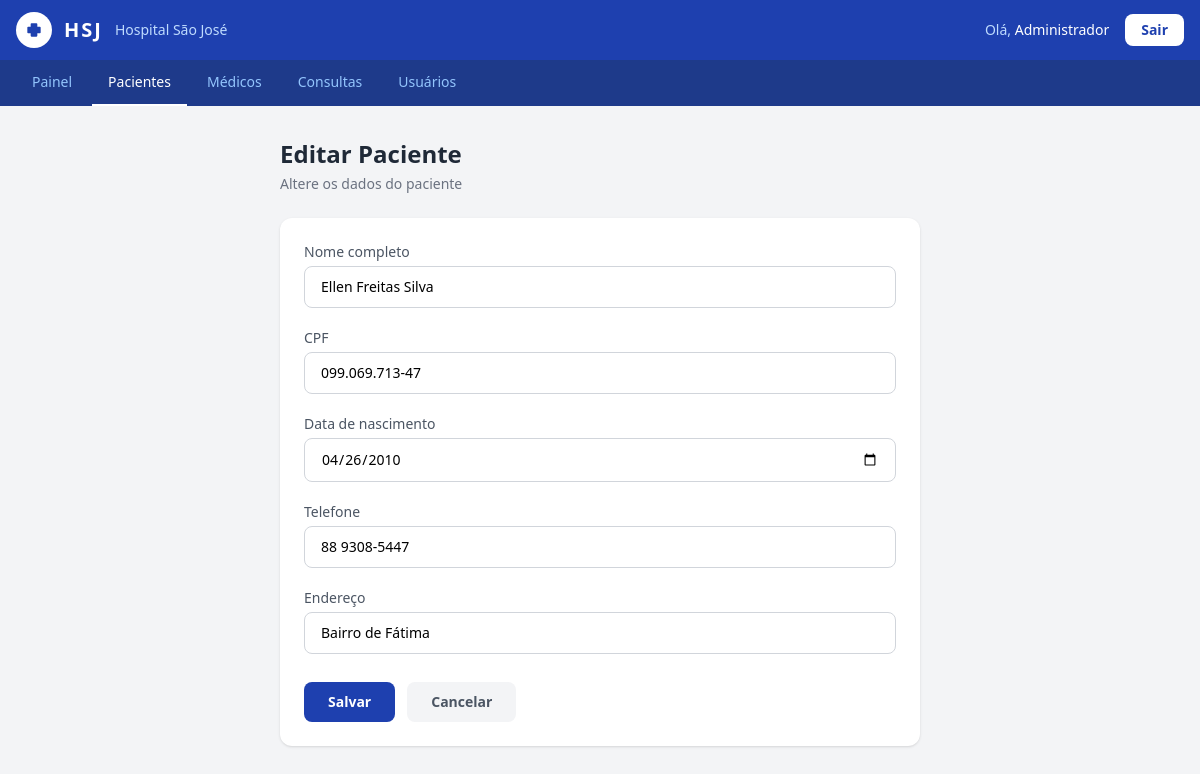
Screenshot of /pacientes/editar.php?id=3 (signed in) with the database file from the repository.
### tables this page shows
CREATE TABLE `pacientes` (
  `id` int NOT NULL,
  `nome` varchar(100) NOT NULL,
  `cpf` varchar(14) NOT NULL,
  `data_nasc` date NOT NULL,
  `telefone` varchar(15) NOT NULL,
  `endereco` varchar(200) NOT NULL,
  `criado_em` datetime NOT NULL DEFAULT CURRENT_TIMESTAMP
);

### pacientes/editar.php (the view, shortened to what this page needs)
<?php
$conexao = new PDO('mysql:host=mysql;dbname=hospital_db;charset=utf8', 'hospital_user', 'hospital123');
$conexao->setAttribute(PDO::ATTR_ERRMODE, PDO::ERRMODE_EXCEPTION);
$conexao->setAttribute(PDO::ATTR_DEFAULT_FETCH_MODE, PDO::FETCH_ASSOC);
$id = $_GET['id'] ?? null;
$stmt = $conexao->prepare("SELECT * FROM pacientes WHERE id = :id");
$stmt->execute([':id' => $id]);
$paciente = $stmt->fetch();
?>
<!DOCTYPE html>
<html lang="pt-br">
<head>
    <script src="https://cdn.tailwindcss.com"></script>
</head>
<body class="bg-gray-100 min-h-screen">
<nav class="bg-blue-800 shadow-lg">
    <div class="px-4 py-3 flex items-center justify-between">
        <div class="flex items-center gap-3">
            <div class="bg-white rounded-full w-9 h-9 flex items-center justify-center">
                <svg xmlns="http://www.w3.org/2000/svg" class="w-5 h-5 text-blue-800" fill="currentColor" viewBox="0 0 24 24">
                    <path d="M19 8h-3V5a1 1 0 0 0-1-1H9a1 1 0 0 0-1 1v3H5a1 1 0 0 0-1 1v6a1 1 0 0 0 1 1h3v3a1 1 0 0 0 1 1h6a1 1 0 0 0 1-1v-3h3a1 1 0 0 0 1-1V9a1 1 0 0 0-1-1z"/>
                </svg>
            </div>
            <span class="text-white font-bold text-xl tracking-widest">HSJ</span>
            <span class="text-blue-200 text-sm hidden sm:block">Hospital São José</span>
        </div>
        <div class="flex items-center gap-4">
            <span class="text-blue-200 text-sm">Olá, <span class="text-white font-medium"><?= htmlspecialchars($_SESSION['usuario_nome']) ?></span></span>
            <a href="../logout.php" class="bg-white text-blue-800 text-sm font-semibold px-4 py-1.5 rounded-lg hover:bg-blue-50 transition">Sair</a>
        </div>
    </div>
</nav>
<div class="bg-blue-900">
    <div class="px-4 flex gap-1 overflow-x-auto">
        <a href="../index.php" class="text-blue-300 hover:text-white text-sm px-4 py-3 border-b-2 border-transparent hover:border-blue-300 transition whitespace-nowrap">Painel</a>
        <a href="listar.php" class="text-white text-sm px-4 py-3 border-b-2 border-white font-medium whitespace-nowrap">Pacientes</a>
        <a href="../medicos/listar.php" class="text-blue-300 hover:text-white text-sm px-4 py-3 border-b-2 border-transparent hover:border-blue-300 transition whitespace-nowrap">Médicos</a>
        <a href="../consultas/listar.php" class="text-blue-300 hover:text-white text-sm px-4 py-3 border-b-2 border-transparent hover:border-blue-300 transition whitespace-nowrap">Consultas</a>
        <?php if ($_SESSION['usuario_perfil'] === 'admin'): ?>
        <a href="../usuarios/listar.php" class="text-blue-300 hover:text-white text-sm px-4 py-3 border-b-2 border-transparent hover:border-blue-300 transition whitespace-nowrap">Usuários</a>
        <?php endif; ?>
    </div>
</div>
<div class="max-w-2xl mx-auto px-4 py-8">
    <div class="mb-6">
        <h1 class="text-2xl font-bold text-gray-800">Editar Paciente</h1>
        <p class="text-gray-500 text-sm mt-1">Altere os dados do paciente</p>
    </div>
    <div class="bg-white rounded-xl shadow p-6">
        <form method="POST" class="space-y-5">
            <div>
                <label class="block text-sm font-medium text-gray-600 mb-1">Nome completo</label>
                <input type="text" name="nome" required class="w-full border border-gray-300 rounded-lg px-4 py-2.5 text-sm focus:outline-none focus:ring-2 focus:ring-blue-500 transition" value="<?= htmlspecialchars($paciente['nome']) ?>">
            </div>
            <div>
                <label class="block text-sm font-medium text-gray-600 mb-1">CPF</label>
                <input type="text" name="cpf" required class="w-full border border-gray-300 rounded-lg px-4 py-2.5 text-sm focus:outline-none focus:ring-2 focus:ring-blue-500 transition" value="<?= htmlspecialchars($paciente['cpf']) ?>">
            </div>
            <div>
                <label class="block text-sm font-medium text-gray-600 mb-1">Data de nascimento</label>
                <input type="date" name="data_nasc" required class="w-full border border-gray-300 rounded-lg px-4 py-2.5 text-sm focus:outline-none focus:ring-2 focus:ring-blue-500 transition" value="<?= htmlspecialchars($paciente['data_nasc']) ?>">
            </div>
            <div>
                <label class="block text-sm font-medium text-gray-600 mb-1">Telefone</label>
                <input type="text" name="telefone" required class="w-full border border-gray-300 rounded-lg px-4 py-2.5 text-sm focus:outline-none focus:ring-2 focus:ring-blue-500 transition" value="<?= htmlspecialchars($paciente['telefone']) ?>">
            </div>
            <div>
                <label class="block text-sm font-medium text-gray-600 mb-1">Endereço</label>
                <input type="text" name="endereco" required class="w-full border border-gray-300 rounded-lg px-4 py-2.5 text-sm focus:outline-none focus:ring-2 focus:ring-blue-500 transition" value="<?= htmlspecialchars($paciente['endereco']) ?>">
            </div>
            <div class="flex gap-3 pt-2">
                <button type="submit" class="bg-blue-800 text-white text-sm font-semibold px-6 py-2.5 rounded-lg hover:bg-blue-700 transition">Salvar</button>
                <a href="listar.php" class="bg-gray-100 text-gray-600 text-sm font-semibold px-6 py-2.5 rounded-lg hover:bg-gray-200 transition">Cancelar</a>
            </div>
        </form>
    </div>
</div>
</body>
</html>

### rows the page displays
pacientes: nome "Ellen Freitas Silva", cpf "099.069.713-47", data_nasc "04/26/2010", telefone "88 9308-5447", endereco "Bairro de Fátima"

### other values shown
$_SESSION['usuario_nome'] "Administrador"
